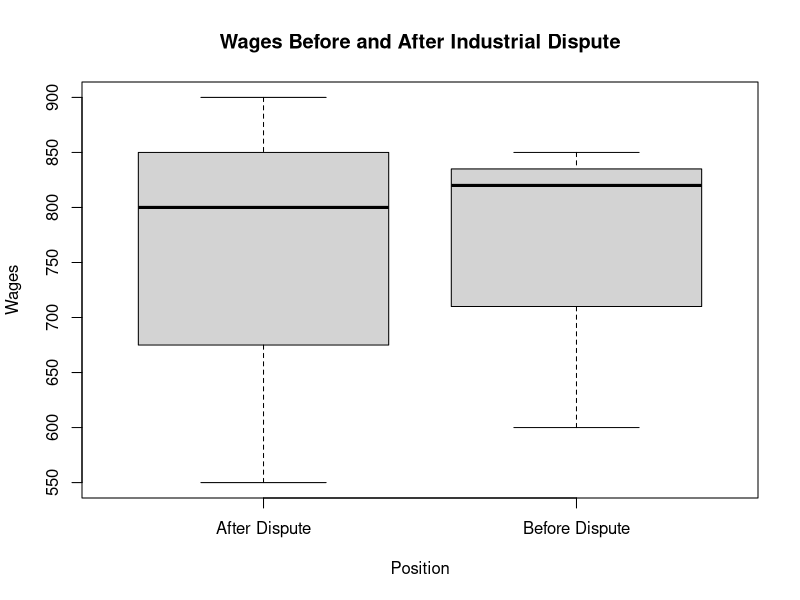

Reproduce this figure in R.
df <- data.frame(
    position = c("Before Dispute", "After Dispute"),
    mean_wages = c(850, 900),
    median_wages = c(820, 800),
    number_employed = c(600, 550),
    standard_deviation = c(30, 110),
    quartiles = c("750 & 920", "750 & 950"),
    modal_wages = c(760, 600)
)

df
wages <- c(rep("Before Dispute", 3), rep("After Dispute", 3))
values <- c(850, 820, 600, 900, 800, 550)
boxplot(values ~ wages, xlab = "Position", ylab = "Wages", main = "Wages Before and After Industrial Dispute")